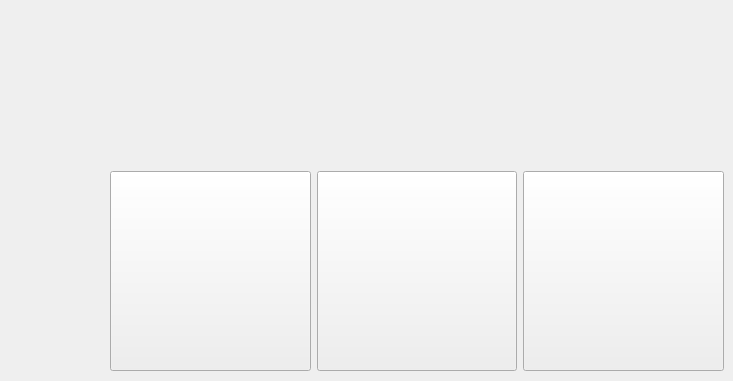
                     <widget class="QWidget" name="ocr_home_page">
                      <widget class="QWidget" name="layoutWidget">
                       <property name="geometry">
                        <rect>
                         <x>110</x>
                         <y>170</y>
                         <width>614</width>
                         <height>202</height>
                        </rect>
                       </property>
                       <layout class="QGridLayout" name="gridLayout_3">
                        <item row="0" column="0">
                         <widget class="QPushButton" name="btn_pdf_ocr">
                          <property name="minimumSize">
                           <size>
                            <width>200</width>
                            <height>200</height>
                           </size>
                          </property>
                          <property name="styleSheet">
                           <string notr="true"/>
                          </property>
                          <property name="text">
                           <string/>
                          </property>
                          <property name="icon">
                           <iconset resource="resources.qrc">
                            <normaloff>:/icons/images/icons/pdf_ocr.png</normaloff>:/icons/images/icons/pdf_ocr.png</iconset>
                          </property>
                          <property name="iconSize">
                           <size>
                            <width>150</width>
                            <height>150</height>
                           </size>
                          </property>
                          <property name="flat">
                           <bool>false</bool>
                          </property>
                         </widget>
                        </item>
                        <item row="0" column="1">
                         <widget class="QPushButton" name="btn_image_ocr">
                          <property name="minimumSize">
                           <size>
                            <width>200</width>
                            <height>200</height>
                           </size>
                          </property>
                          <property name="styleSheet">
                           <string notr="true"/>
                          </property>
                          <property name="text">
                           <string/>
                          </property>
                          <property name="icon">
                           <iconset resource="resources.qrc">
                            <normaloff>:/icons/images/icons/Image_OCR.png</normaloff>:/icons/images/icons/Image_OCR.png</iconset>
                          </property>
                          <property name="iconSize">
                           <size>
                            <width>150</width>
                            <height>150</height>
                           </size>
                          </property>
                          <property name="flat">
                           <bool>false</bool>
                          </property>
                         </widget>
                        </item>
                        <item row="0" column="2">
                         <widget class="QPushButton" name="btn_batch_ocr">
                          <property name="minimumSize">
                           <size>
                            <width>200</width>
                            <height>200</height>
                           </size>
                          </property>
                          <property name="styleSheet">
                           <string notr="true"/>
                          </property>
                          <property name="text">
                           <string/>
                          </property>
                          <property name="icon">
                           <iconset resource="resources.qrc">
                            <normaloff>:/icons/images/icons/batch_ocr.png</normaloff>:/icons/images/icons/batch_ocr.png</iconset>
                          </property>
                          <property name="iconSize">
                           <size>
                            <width>150</width>
                            <height>150</height>
                           </size>
                          </property>
                          <property name="flat">
                           <bool>false</bool>
                          </property>
                         </widget>
                        </item>
                       </layout>
                      </widget>
                     </widget>
